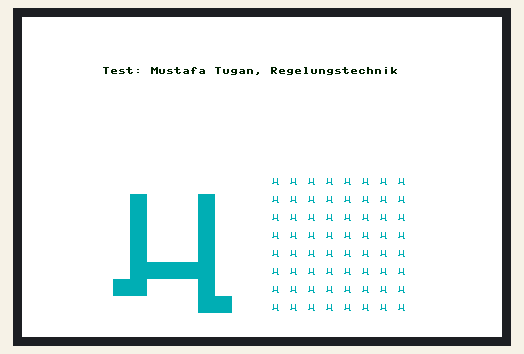
Simulated run of this program. Board: Raspberry Pi Pico running MicroPython. Shown: 480×320 colour display. At 0.4 s the program stops and its outputs stay as they are.

Above: at 0.4 s.

The program:

mu.py
```python
from time import sleep
from threeinch5.main_3inch5 import LCD_3inch5

class MyScreen(LCD_3inch5):

    def __init__(self):
        super().__init__() #initialises like main_3inch5
        self.FHAACHEN = 0x7605

        self.bitmap_smiley = [
            0b00111100,
            0b01000010,
            0b10100101,
            0b10000001,
            0b10100101,
            0b10011001,
            0b01000010,
            0b00111100,
        ]
        self.bitmap_mu = [
            0b00000000,  #
            0b01000100,  # *     *
            0b01000100,  # *     *
            0b01000100,  # *     *
            0b01000100,  # *     *
            0b01111100,  # *     *
            0b11000100,  # ***  *
            0b00000110,  # *
        ]

    def draw_bitmap(self, bitmap, x_start, y_start, pixel_width, color):
        """
        Draws a picture based on an 8-byte bitmap on the screen.

        Parameters:
        - bitmap: List of 8 bytes, each representing one row of the picture.
        - x_start: X-coordinate of the top-left corner.
        - y_start: Y-coordinate of the top-left corner.
        - pixel_width: Width (and height) of each pixel block.
        - color: Color to fill the pixels.
        """
        for row_index, byte in enumerate(bitmap):
            for bit_index in range(8):
                # Check if the bit at position `bit_index` in `byte` is set (1)
                if (byte >> (7 - bit_index)) & 1:
                    # Calculate the position of the block to draw
                    x_pos = x_start + bit_index * pixel_width
                    y_pos = y_start + row_index * pixel_width

                    # Draw the filled block
                    self.fill_rect(x_pos, y_pos, pixel_width, pixel_width, color)

if __name__ == '__main__':
    lcd = MyScreen()
    lcd.bl_ctrl(100)
    lcd.fill(lcd.WHITE)
    lcd.show_up()
    lcd.fill(lcd.WHITE)
    lcd.show_down()

    lcd.fill(lcd.WHITE)
    lcd.text("Test: Mustafa Tugan, Regelungstechnik", 80,50)
    lcd.show_up()

    lcd.fill(lcd.WHITE)
    lcd.draw_bitmap(lcd.bitmap_mu, x_start=41+50, y_start=0, pixel_width=17, color=lcd.FHAACHEN)
    for i in range(0, 130, 18):
        for j in range(0, 130, 18):
            lcd.draw_bitmap(lcd.bitmap_mu, x_start=250+i, y_start=j, pixel_width=1, color=lcd.FHAACHEN)
        lcd.draw_bitmap(lcd.bitmap_mu, x_start=250+j, y_start=i, pixel_width=1, color=lcd.FHAACHEN)

    lcd.show_down()

#    while True:
#        get = lcd.touch_get()
#        print(get)
#        sleep(0.1)
```

main_3inch5.py
```python
from machine import Pin,SPI,PWM
import framebuf
import time
import os

LCD_DC   = 8
LCD_CS   = 9
LCD_SCK  = 10
LCD_MOSI = 11
LCD_MISO = 12
LCD_BL   = 13
LCD_RST  = 15
TP_CS    = 16
TP_IRQ   = 17

class LCD_3inch5(framebuf.FrameBuffer):

    def __init__(self):
        self.RED   =   0x07E0
        self.GREEN =   0x001f
        self.BLUE  =   0xf800
        self.WHITE =   0xffff
        self.BLACK =   0x0000

        self.rotate = 90   # Set the rotation Angle to 0°, 90°, 180° and 270°

        if self.rotate == 0 or self.rotate == 180:
            self.width = 320
            self.height = 240
        else:
            self.width = 480
            self.height = 160

        self.cs = Pin(LCD_CS,Pin.OUT)
        self.rst = Pin(LCD_RST,Pin.OUT)
        self.dc = Pin(LCD_DC,Pin.OUT)

        self.tp_cs =Pin(TP_CS,Pin.OUT)
        self.irq = Pin(TP_IRQ,Pin.IN)

        self.cs(1)
        self.dc(1)
        self.rst(1)
        self.tp_cs(1)
        #self.spi = SPI(1,6_000_000)
        #print(self.spi)
        self.spi = SPI(1,baudrate=40_000_000,sck=Pin(LCD_SCK),mosi=Pin(LCD_MOSI),miso=Pin(LCD_MISO))
        #print(self.spi)
        self.buffer = bytearray(self.height * self.width * 2)
        super().__init__(self.buffer, self.width, self.height, framebuf.RGB565)
        self.init_display()


    def write_cmd(self, cmd):
        self.cs(1)
        self.dc(0)
        self.cs(0)
        self.spi.write(bytearray([cmd]))
        self.cs(1)

    def write_data(self, buf):
        self.cs(1)
        self.dc(1)
        self.cs(0)
        #self.spi.write(bytearray([0X00]))
        self.spi.write(bytearray([buf]))
        self.cs(1)


    def init_display(self):
        """Initialize dispaly"""
        self.rst(1)
        time.sleep_ms(5)
        self.rst(0)
        time.sleep_ms(10)
        self.rst(1)
        time.sleep_ms(5)
        self.write_cmd(0x21)

        self.write_cmd(0xC2)
        self.write_data(0x33)

        self.write_cmd(0XC5)
        self.write_data(0x00)
        self.write_data(0x1e)
        self.write_data(0x80)

        self.write_cmd(0xB1)
        self.write_data(0xB0)

        self.write_cmd(0XE0)
        self.write_data(0x00)
        self.write_data(0x13)
        self.write_data(0x18)
        self.write_data(0x04)
        self.write_data(0x0F)
        self.write_data(0x06)
        self.write_data(0x3a)
        self.write_data(0x56)
        self.write_data(0x4d)
        self.write_data(0x03)
        self.write_data(0x0a)
        self.write_data(0x06)
        self.write_data(0x30)
        self.write_data(0x3e)
        self.write_data(0x0f)

        self.write_cmd(0XE1)
        self.write_data(0x00)
        self.write_data(0x13)
        self.write_data(0x18)
        self.write_data(0x01)
        self.write_data(0x11)
        self.write_data(0x06)
        self.write_data(0x38)
        self.write_data(0x34)
        self.write_data(0x4d)
        self.write_data(0x06)
        self.write_data(0x0d)
        self.write_data(0x0b)
        self.write_data(0x31)
        self.write_data(0x37)
        self.write_data(0x0f)

        self.write_cmd(0X3A)
        self.write_data(0x55)

        self.write_cmd(0x11)
        time.sleep_ms(120)
        self.write_cmd(0x29)

        self.write_cmd(0xB6)
        self.write_data(0x00)
        self.write_data(0x62)

        self.write_cmd(0x36) # Sets the memory access mode for rotation
        if self.rotate == 0:
            self.write_data(0x88)
        elif self.rotate == 180:
            self.write_data(0x48)
        elif self.rotate == 90:
            self.write_data(0xe8)
        else:
            self.write_data(0x28)
    def show_up(self):
        if self.rotate == 0 or self.rotate == 180:
            self.write_cmd(0x2A)
            self.write_data(0x00)
            self.write_data(0x00)
            self.write_data(0x01)
            self.write_data(0x3f)

            self.write_cmd(0x2B)
            self.write_data(0x00)
            self.write_data(0x00)
            self.write_data(0x00)
            self.write_data(0xef)
        else:
            self.write_cmd(0x2A)
            self.write_data(0x00)
            self.write_data(0x00)
            self.write_data(0x01)
            self.write_data(0xdf)

            self.write_cmd(0x2B)
            self.write_data(0x00)
            self.write_data(0x00)
            self.write_data(0x00)
            self.write_data(0x9f)


        self.write_cmd(0x2C)

        self.cs(1)
        self.dc(1)
        self.cs(0)
        self.spi.write(self.buffer)
        self.cs(1)
    def show_down(self):
        if self.rotate == 0 or self.rotate == 180:
            self.write_cmd(0x2A)
            self.write_data(0x00)
            self.write_data(0x00)
            self.write_data(0x01)
            self.write_data(0x3f)

            self.write_cmd(0x2B)
            self.write_data(0x00)
            self.write_data(0xf0)
            self.write_data(0x01)
            self.write_data(0xdf)
        else:
            self.write_cmd(0x2A)
            self.write_data(0x00)
            self.write_data(0x00)
            self.write_data(0x01)
            self.write_data(0xdf)

            self.write_cmd(0x2B)
            self.write_data(0x00)
            self.write_data(0xA0)
            self.write_data(0x01)
            self.write_data(0x3f)


        self.write_cmd(0x2C)

        self.cs(1)
        self.dc(1)
        self.cs(0)
        self.spi.write(self.buffer)
        self.cs(1)
    def bl_ctrl(self,duty):
        pwm = PWM(Pin(LCD_BL))
        pwm.freq(1000)
        if(duty>=100):
            pwm.duty_u16(65535)
        else:
            pwm.duty_u16(655*duty)

    def touch_get(self):
        if self.irq() == 0:
            self.spi = SPI(1,4_000_000,sck=Pin(LCD_SCK),mosi=Pin(LCD_MOSI),miso=Pin(LCD_MISO))
            self.tp_cs(0)
            X_Point = 0
            Y_Point = 0
            for i in range(0,3):
                self.spi.write(bytearray([0XD0]))
                Read_date = self.spi.read(2)
                time.sleep_us(10)
                X_Point=X_Point+(((Read_date[0]<<8)+Read_date[1])>>3)

                self.spi.write(bytearray([0X90]))
                Read_date = self.spi.read(2)
                Y_Point=Y_Point+(((Read_date[0]<<8)+Read_date[1])>>3)

            X_Point=X_Point/3
            Y_Point=Y_Point/3

            self.tp_cs(1)
            self.spi = SPI(1,40_000_000,sck=Pin(LCD_SCK),mosi=Pin(LCD_MOSI),miso=Pin(LCD_MISO))
            Result_list = [X_Point,Y_Point]
            #print(Result_list)
            return(Result_list)
#print(__name__)
if __name__=='__main__':

    LCD = LCD_3inch5()
    LCD.bl_ctrl(100)
    LCD.fill(LCD.BLACK)
    LCD.show_up()
    LCD.fill(LCD.BLACK)
    LCD.show_down()

    #color BRG
    LCD.fill(LCD.WHITE)
    LCD.fill_rect(140,5,200,30, LCD.RED)
    LCD.text("Raspberry Pi Pico",170,17,LCD.WHITE)
    display_color = 0x001F
    LCD.text("3.5' IPS LCD TEST",170,57,LCD.BLACK)
    for i in range(0,12):
        LCD.fill_rect(i*30+60,100,30,50,(display_color))
        display_color = display_color << 1
    LCD.show_up()

    while True:
        get = LCD.touch_get()
        print(get)
        if get != None:
            X_Point = int((get[1]-430)*480/3270)
            if(X_Point>480):
                X_Point = 480
            elif X_Point<0:
                X_Point = 0
            Y_Point = 320-int((get[0]-430)*320/3270)
# When the rotation is 90°, remove the comment below, and the touch rotation at 270° can be annotated
# 90° touch rotation is enabled by default
            if(Y_Point<120):
                LCD.fill(LCD.WHITE)
                if(X_Point<120):
                    LCD.fill_rect(360,60,120,100,LCD.RED)
                    LCD.text("Button3",400,110,LCD.WHITE)
                elif(X_Point<240):
                    LCD.fill_rect(240,60,120,100,LCD.RED)
                    LCD.text("Button2",270,110,LCD.WHITE)
                elif(X_Point<360):
                    LCD.fill_rect(120,60,120,100,LCD.RED)
                    LCD.text("Button1",150,110,LCD.WHITE)
                else:
                    LCD.fill_rect(0,60,120,100,LCD.RED)
                    LCD.text("Button0",20,110,LCD.WHITE)
# When the rotation is 270°, remove the comment below, and the touch rotation at 90° can be annotated

#                 if(Y_Point>220):
#                     LCD.fill(LCD.WHITE)
#                     if(X_Point<120):
#                         LCD.fill_rect(0,60,120,100,LCD.RED)
#                         LCD.text("Button0",20,110,LCD.WHITE)
#                     elif(X_Point<240):
#                         LCD.fill_rect(120,60,120,100,LCD.RED)
#                         LCD.text("Button1",150,110,LCD.WHITE)
#                     elif(X_Point<360):
#                         LCD.fill_rect(240,60,120,100,LCD.RED)
#                         LCD.text("Button2",270,110,LCD.WHITE)
#                     else:
#                         LCD.fill_rect(360,60,120,100,LCD.RED)
#                         LCD.text("Button3",400,110,LCD.WHITE)
        else :
           LCD.fill(LCD.WHITE)
           LCD.text("Button0",20,110,LCD.BLACK)
           LCD.text("Button1",150,110,LCD.BLACK)
           LCD.text("Button2",270,110,LCD.BLACK)
           LCD.text("Button3",400,110,LCD.BLACK)
        LCD.show_down()
        time.sleep(0.1)
```
